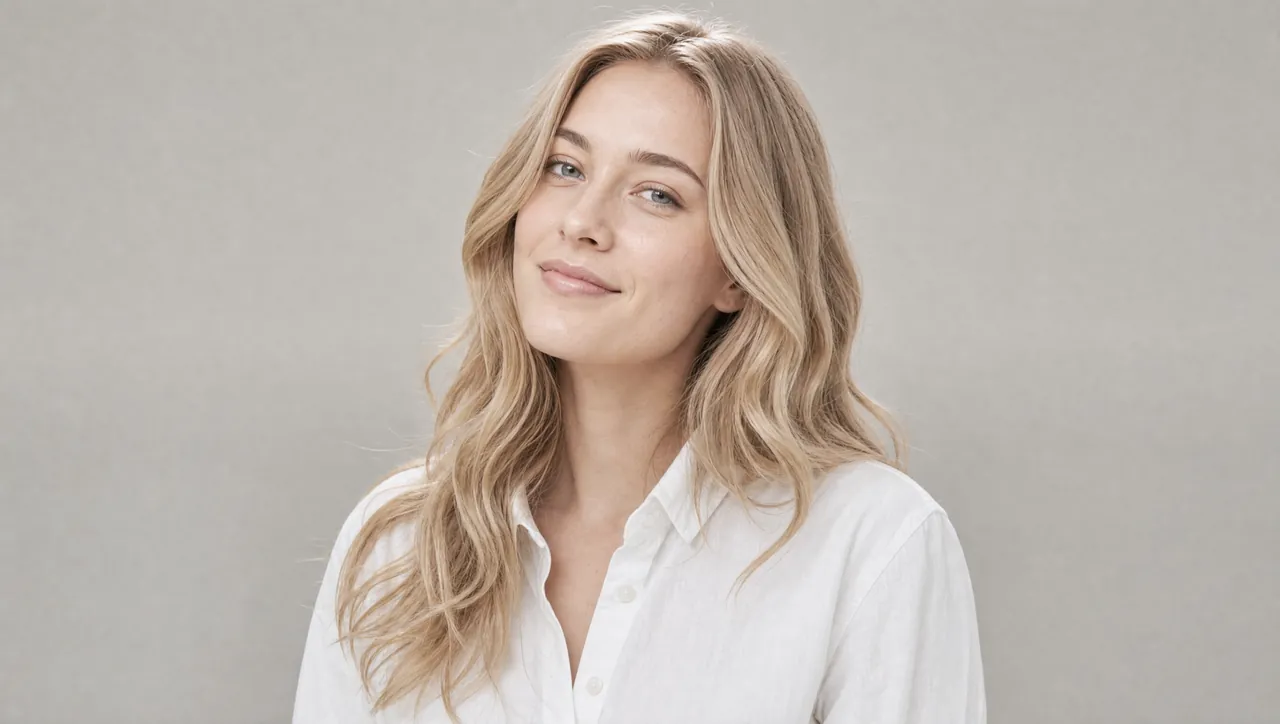
#> input picture assets/img/photos/arquiteto-hero-1.webp, 1280 x 724 px; its folder holds 3 pictures in this run
$ python cutout_portraits.py
#> lines starting #> are read from the running program, lines starting #| are printed output that depends on the picture; after the words box and inside, x2 and y2 are one past the last pixel; in counts of white or black regions, pixels touching at a corner belong together
"""Recorta os retratos de estúdio dos arquitetos (fundo cinza liso) para o hero
editorial do perfil (arquiteto.html): a pessoa recortada fica POR CIMA do nome
gigante que rola atrás dela.

Sem IA: o fundo de estúdio é um degradê suave, então ele é modelado por um
plano (cor = a + b·x + c·y, por canal) ajustado nas bordas da foto; tudo que
foge desse modelo é pessoa. A máscara é limpa (maior região que toca a base,
buracos preenchidos), suavizada e vira canal alfa.

Saída: assets/img/photos/arquiteto-hero-N-cut.webp (RGBA, mesmo tamanho da foto,
alinhado pixel a pixel com o original — os dois empilham no hero).

Uso (na raiz do projeto):  python assets/img/dev/cutout_portraits.py
Requer: numpy, scipy, scikit-image, Pillow.
"""
import glob
import os

import numpy as np
from PIL import Image
from scipy import ndimage as ndi

ROOT = os.path.abspath(os.path.join(os.path.dirname(__file__), '..', '..', '..'))
PHOTOS = os.path.join(ROOT, 'assets', 'img', 'photos')


def background_model(img):
    h, w, _ = img.shape
    yy, xx = np.mgrid[0:h, 0:w]
    band = np.zeros((h, w), bool)
    m = max(8, w // 40)
    band[:, :m] = band[:, -m:] = True       # laterais
    band[:m, :] = True                      # topo
    X = np.stack([np.ones(band.sum()), xx[band] / w, yy[band] / h, (xx[band] / w) ** 2], 1)
    A = np.stack([np.ones(h * w), xx.ravel() / w, yy.ravel() / h, (xx.ravel() / w) ** 2], 1)
    model = np.empty_like(img)
    for c in range(3):
        coef, *_ = np.linalg.lstsq(X, img[..., c][band], rcond=None)
        model[..., c] = (A @ coef).reshape(h, w)
    return model


def cutout(path):
#> called with path = 'assets/img/photos/arquiteto-hero-1.webp'
    im = Image.open(path).convert('RGB')
#> im is the input picture: PIL image 1280x724 RGB; mean R, G, B 189.1, 180.1, 172.1
    img = np.asarray(im).astype(np.float32)
    bg = background_model(img)
#> the loop in background_model, `for c in range(3):` made 3 passes
#> coef on passes 1 to 3: [183.2, 38.43, -0.968, -40.2], [180, 34.6, -0.522, -36.72], [174.3, 34.32, 0.944, -36.77]
#> after the loop in background_model, `for c in range(3):`:
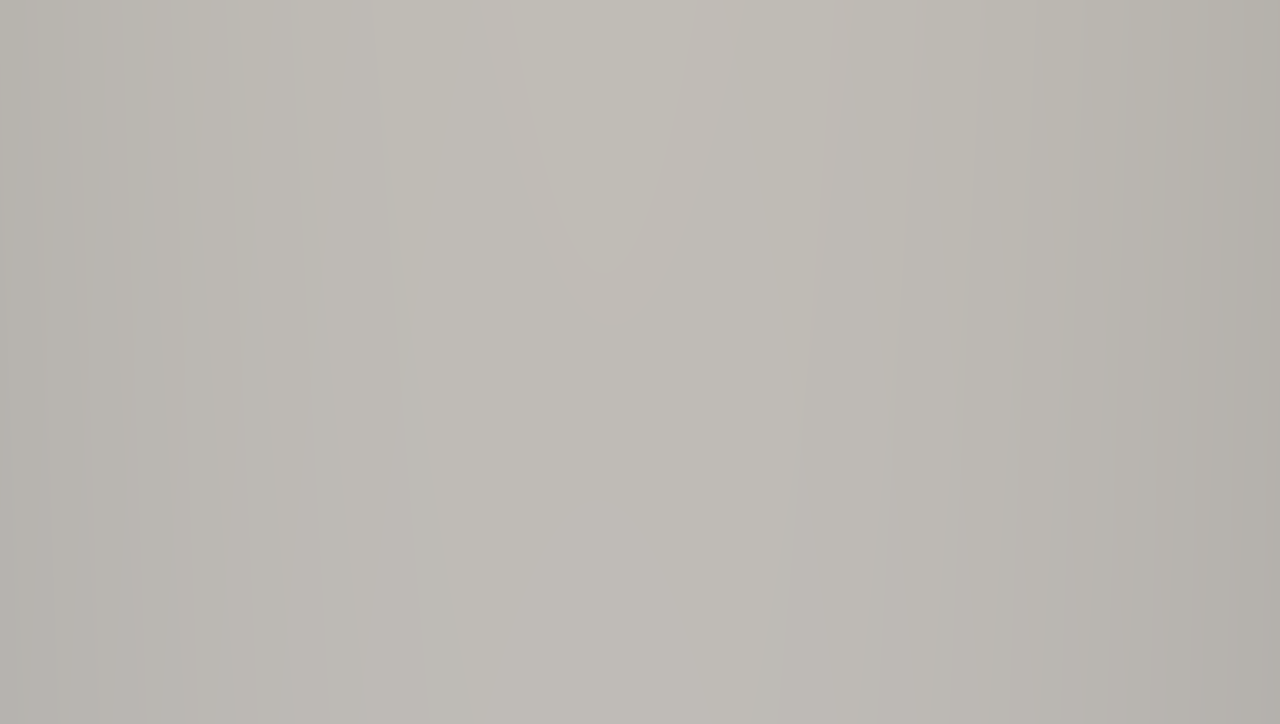
#> model: shape (724, 1280, 3) float32; mean R, G, B 189.2, 184.7, 179.2
    diff = np.sqrt(((img - bg) ** 2).sum(-1))
    h, w = diff.shape
#> h = 724; w = 1280
    # watershed sobre o gradiente: a fronteira cai na borda mais forte entre
    # "certamente fundo" (faixa das bordas da foto) e "certamente pessoa"
    # (o que foge muito do fundo + o miolo inferior, onde está a camisa)
    gray = ndi.gaussian_filter(img.mean(-1), 1.0)
    grad = np.hypot(ndi.sobel(gray, 0), ndi.sobel(gray, 1))
    markers = np.zeros((h, w), np.int32)
    m = max(10, w // 50)
#> m = 25
    markers[:, :m] = markers[:, -m:] = markers[:m, :] = 1
    # semente "pessoa": pele e cabelo (mais escuros que o fundo ou com cor);
    # manchas claras e neutras são luz do estúdio no fundo, não pessoa
    mx, mn = img.max(-1), img.min(-1)
    sat = (mx - mn) / np.maximum(mx, 1)
    darker = gray < bg.mean(-1) - 28
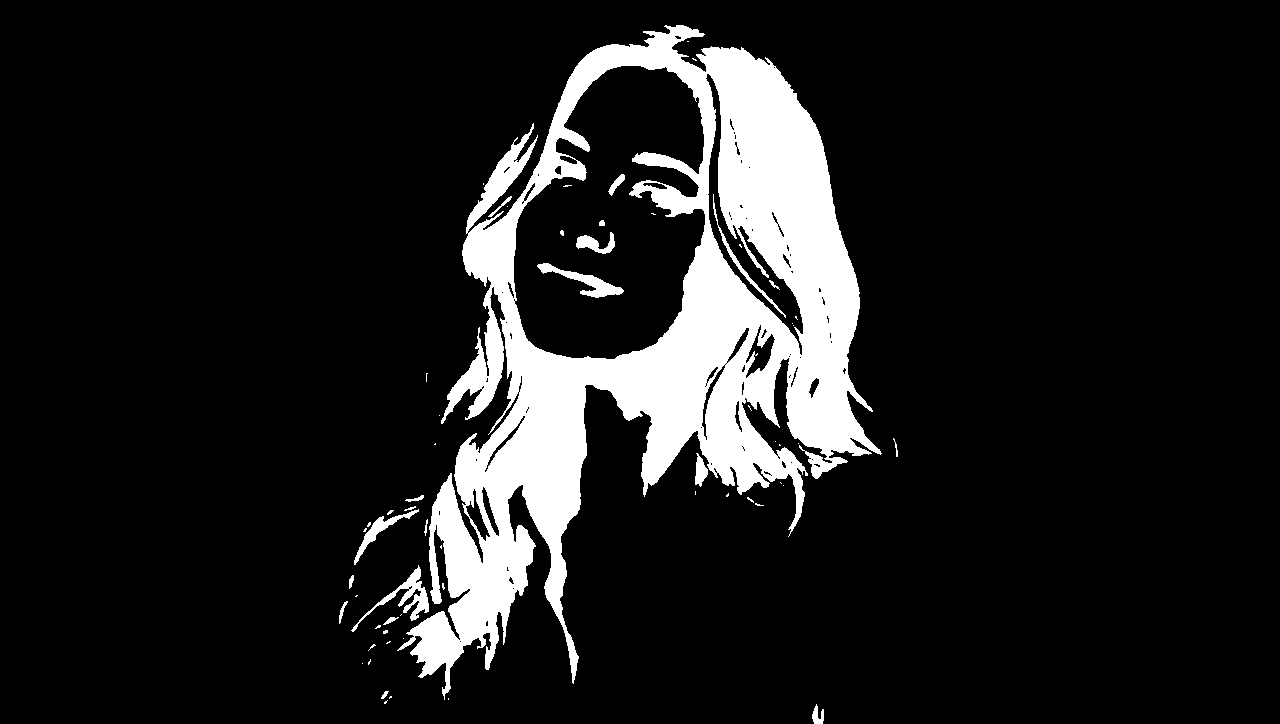
#> darker: shape (724, 1280) bool; 12.1% white; 61 white regions (41 under 20 px), largest, box (x1, y1, x2, y2) and area: (397, 25, 882, 700) 107964, (351, 565, 429, 632) 960, (537, 263, 624, 298) 859
    sure_fg = ndi.binary_erosion((diff > 42) & (darker | (sat > 0.14)), iterations=3)
#> sure_fg: shape (724, 1280) bool; 10.9% white; 74 white regions (51 under 20 px), largest, box (x1, y1, x2, y2) and area: (404, 27, 877, 677) 95676, (469, 140, 528, 226) 1089, (541, 264, 622, 297) 765
    markers[sure_fg] = 2
    markers[int(h * 0.9):, int(w * 0.45):int(w * 0.55)] = 2
    # camisa branca: no quarto inferior da foto, o que é bem mais claro que o fundo
    shirt = np.zeros((h, w), bool)
    shirt[int(h * 0.75):, :] = gray[int(h * 0.75):, :] > bg.mean(-1)[int(h * 0.75):, :] + 16
#> shirt: shape (724, 1280) bool; 9.3% white; 15 white regions (8 under 20 px), largest, box (x1, y1, x2, y2) and area: (456, 543, 986, 724) 75893, (293, 543, 453, 724) 8449, (355, 543, 413, 589) 937
    markers[ndi.binary_erosion(shirt, iterations=4) & (markers == 0)] = 2
    from skimage.segmentation import watershed
    fg = watershed(grad, markers) == 2
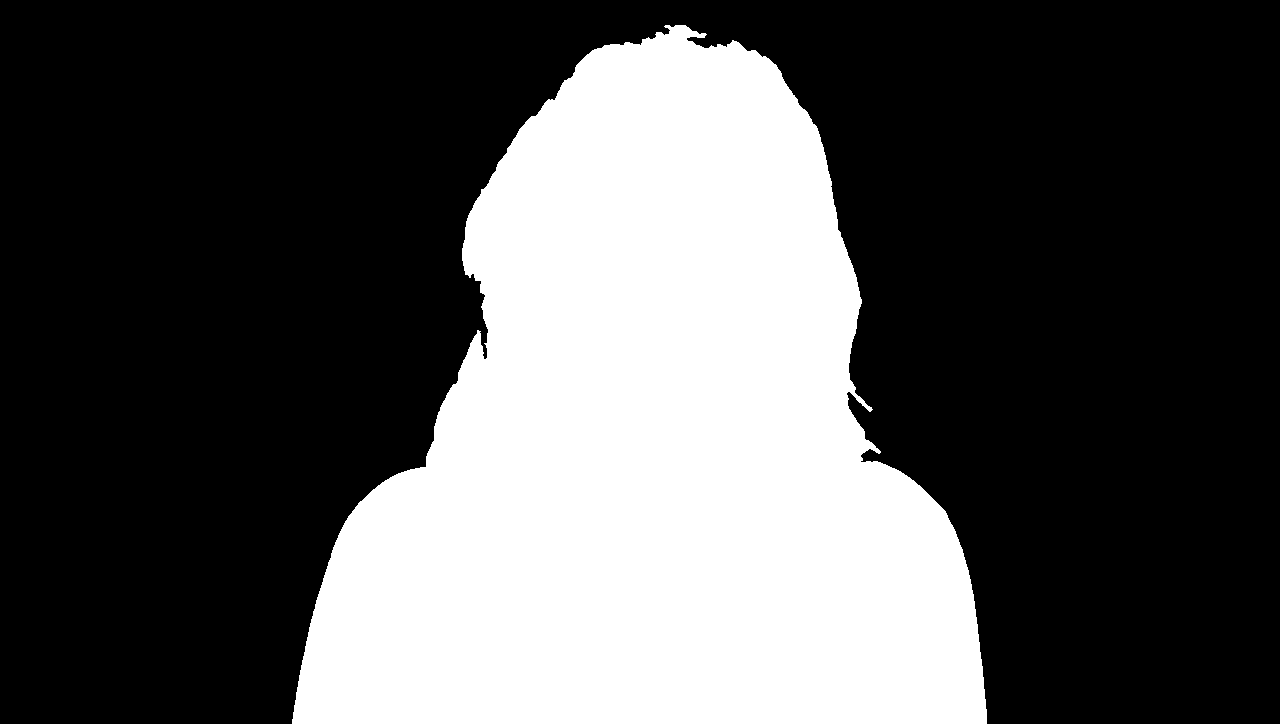
#> fg: shape (724, 1280) bool; 33.7% white; 1 white region, box (x1, y1, x2, y2) and area: (292, 25, 987, 724) 312591
    fg = ndi.binary_opening(fg, iterations=2)
#> fg: shape (724, 1280) bool; 33.7% white; 1 white region, box (x1, y1, x2, y2) and area: (292, 25, 987, 724) 312520
    # só a maior região conectada que encosta na base (a pessoa)
    lab, n = ndi.label(fg)
#> n = 1
    if n:
        bottom = set(np.unique(lab[-3:, :])) - {0}
#> bottom = 1 item
        sizes = ndi.sum(fg, lab, range(1, n + 1))
#> sizes = [312520]
        keep = max(bottom or range(1, n + 1), key=lambda k: sizes[k - 1])
#> keep = 1
        fg = lab == keep
    fg = ndi.binary_fill_holes(fg)
    alpha = ndi.gaussian_filter(fg.astype(np.float32), 1.4)
    alpha = np.clip((alpha - 0.15) / 0.7, 0, 1)
    rgba = np.dstack([np.asarray(im), (alpha * 255).astype(np.uint8)])
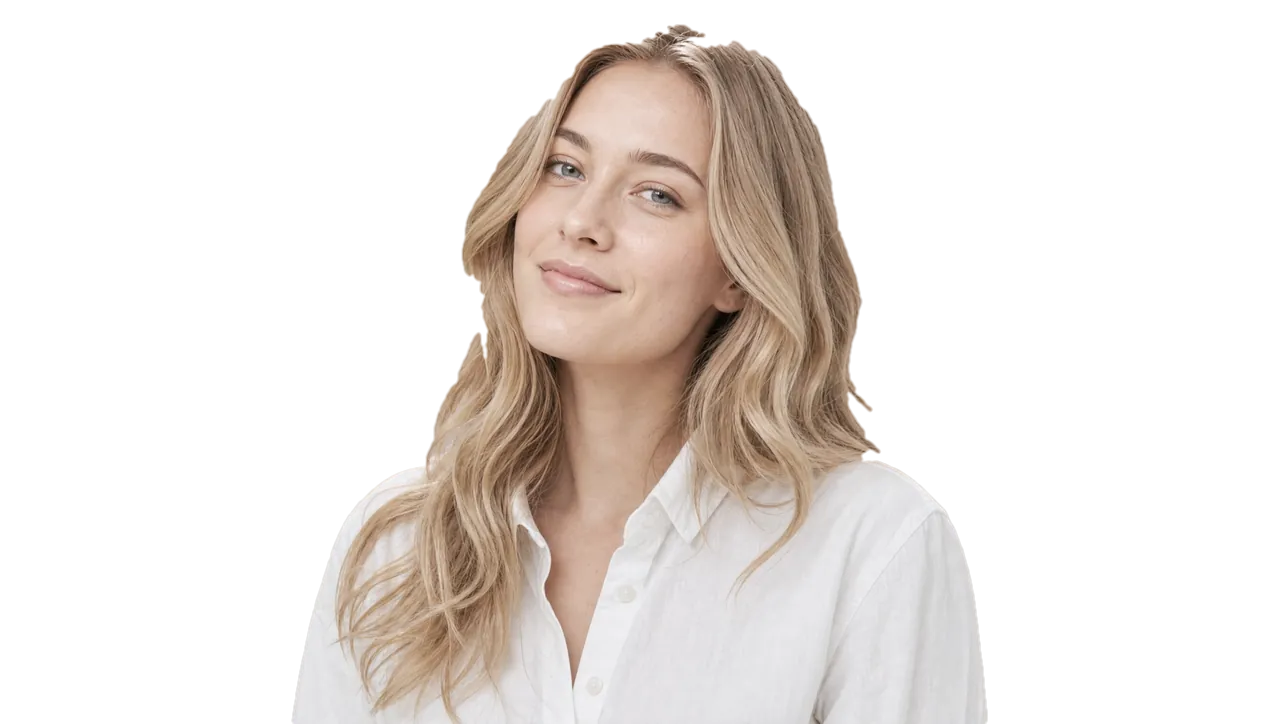
#> rgba: shape (724, 1280, 4); mean R, G, B, A 189.1, 180.1, 172.1, 86; transparent parts drawn white
    out = path.replace('.webp', '-cut.webp')
    Image.fromarray(rgba, 'RGBA').save(out, 'WEBP', quality=86, method=6)
    return out, float(fg.mean())


if __name__ == '__main__':
    for p in sorted(glob.glob(os.path.join(PHOTOS, 'arquiteto-hero-[0-9].webp'))):
        out, cover = cutout(p)
#> cover = 0.337
        print(f'{os.path.basename(out)}  pessoa = {cover:.0%} da foto')
#| arquiteto-hero-1-cut.webp  pessoa = 34% da foto
